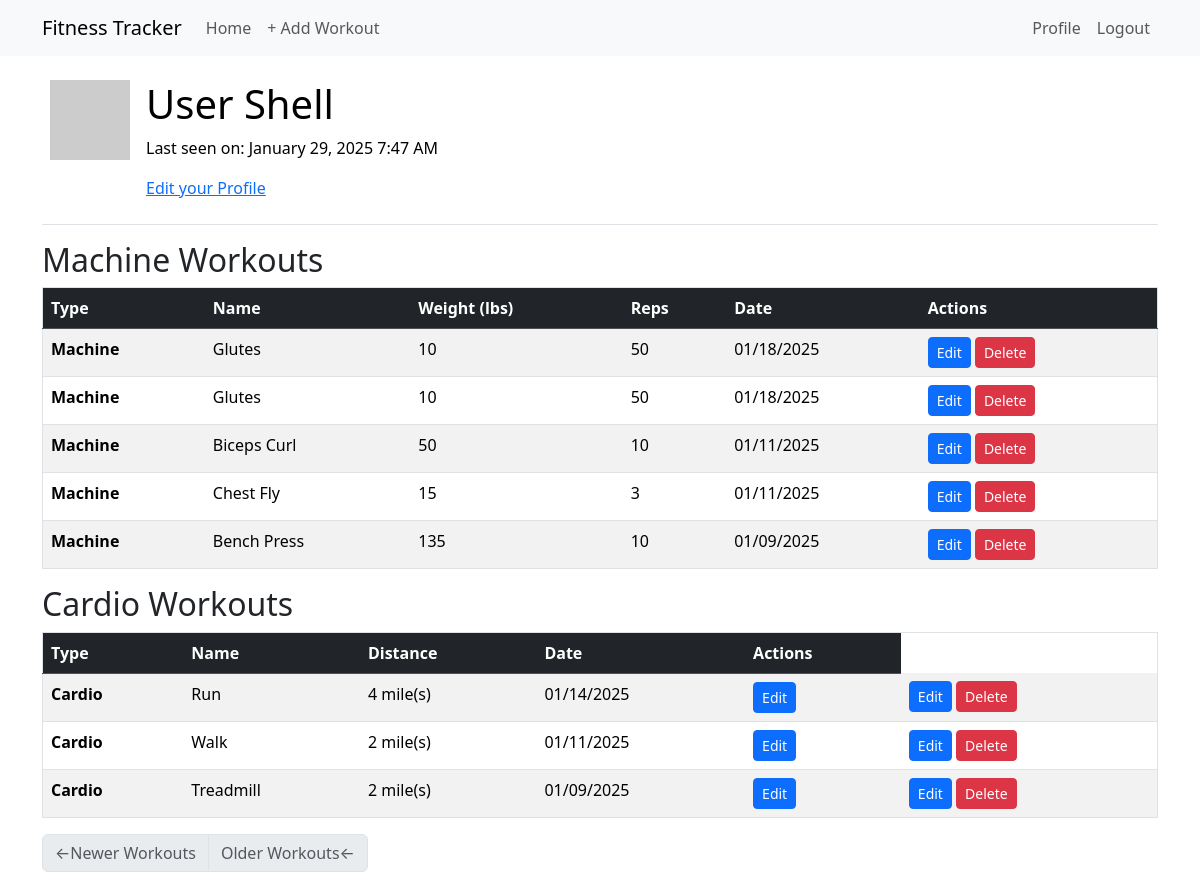
The app's page /user/Bob (signed in) with its own data.
### app/models.py (models this page shows, shortened)
class User(UserMixin, db.Model):
    id: Mapped[int] = mapped_column(primary_key=True)
    username: Mapped[str] = mapped_column(String(64), index=True, unique=True)
    email: Mapped[str] = mapped_column(String(120), index=True, unique=True)
    password_hash: Mapped[Optional[str]] = mapped_column(String(256))
    workouts: Mapped[List['Workout']] = relationship(back_populates='user', lazy='dynamic')
    about_me: Mapped[Optional[str]] = mapped_column(String(140))
    last_seen: Mapped[Optional[datetime]] = mapped_column(
        default=lambda: datetime.now(timezone.utc))
    def avatar(self, size):
        digest = md5(self.email.lower().encode('utf-8')).hexdigest()
        return f'https://www.gravatar.com/avatar/{digest}?d=identicon&s={size}'

class MachineExercise(db.Model):
    id: Mapped[int] = mapped_column(primary_key=True)
    name: Mapped[str] = mapped_column(String(64), index=True)
    reps: Mapped[int] = mapped_column(Integer, default=1)
    weight: Mapped[int] = mapped_column(Integer, default=0)
    workouts: Mapped[List['Workout']] = relationship(secondary='workout_machine_exercise', back_populates='machine_exercises')

class Workout(db.Model):
    id: Mapped[int] = mapped_column(primary_key=True)
    date: Mapped[datetime] = mapped_column(index=True, default=lambda: datetime.now(timezone.utc))
    user_id: Mapped[int] = mapped_column(ForeignKey(User.id), index=True)
    user: Mapped[User] = relationship(back_populates='workouts')
    machine_exercises: Mapped[List["MachineExercise"]] = relationship(secondary='workout_machine_exercise', back_populates="workouts")
    cardio_exercises: Mapped[List["CardioExercise"]] = relationship(secondary='workout_cardio_exercise', back_populates="workouts")

class CardioExercise(db.Model):
    id: Mapped[int] = mapped_column(primary_key=True)
    name: Mapped[str] = mapped_column(String(64), index=True)
    distance: Mapped[int] = mapped_column(Integer, nullable=False, default=0)
    workouts: Mapped[List['Workout']] = relationship(secondary='workout_cardio_exercise', back_populates='cardio_exercises')

### app/routes.py (the view)
@app.route('/user/<username>')
@login_required
def user(username):
    if not current_user.is_authenticated:
        return redirect(url_for('index'))
    page = request.args.get('page', 1, type=int)
    user = db.first_or_404(sa.select(User).where(User.username == username))
    query = user.workouts.order_by(Workout.date.desc())
    workouts = db.paginate(query, page=page, per_page=app.config['WORKOUTS_PER_PAGE'], error_out=False)
    next_url = url_for('user', username=username, page=workouts.next_num) \
        if workouts.has_next else None
    prev_url = url_for('user', username=username, page=workouts.prev_num) \
        if workouts.has_prev else None
    return render_template('user.html', user=current_user, workouts=workouts.items, next_url=next_url, prev_url=prev_url)

### app/models.py (called while the page is built)
@login.user_loader
def load_user(id):
    return db.session.get(User, int(id))

### app/routes.py (called while the page is built)
@app.before_request
def before_request():
    if current_user.is_authenticated:
        current_user.last_seen = datetime.now(timezone.utc)
        db.session.commit()

### app/templates/user.html (shortened to what this page needs)
{% extends "base.html" %} {% block content %}
<table class="table table-hover">
  <tr>
    <td width="64px"><img src="{{ user.avatar(64) }}" /></td>
    <td>
      <h1>User {{ user.username }}</h1>
      {% if user.last_seen %}<p>Last seen on: {{ moment(user.last_seen).format('LLL') }}</p>{% endif %}
      {% if user == current_user %}
      <p><a href="{{ url_for('edit_profile') }}">Edit your Profile</a></p>
      {% endif %}
    </td>
  </tr>
</table>
{% include '_workout.html' %}
<nav aria-label="Post navigation">
  <ul class="pagination">
    <li class="page-item{% if not prev_url %} disabled{% endif %}">
      <a class="page-link" href="{{ prev_url }}">
        <span aria-hidden="true">&larr;</span>Newer Workouts
      </a>
    </li>
    <li class="page-item{% if not next_url %} disabled{% endif %}">
      <a class="page-link" href="{{ next_url }}">
        Older Workouts<span aria-hidden="true">&larr;</span>
      </a>
    </li>
  </ul>
</nav>
{% endblock %}

### app/templates/_workout.html
<div class="table-responsive">
  <h2>Machine Workouts</h2>
  <table class="table table-striped table-hover border">
    <thead class="table-dark">
      <tr>
        <th scope="col">Type</th>
        <th scope="col">Name</th>
        <th scope="col">Weight (lbs)</th>
        <th scope="col">Reps</th>
        <th scope="col">Date</th>
        <th scope="col">Actions</th>
      </tr>
    </thead>
    <tbody>
      {% for workout in workouts %}
        {% for machine in workout.machine_exercises %}
        <tr>
          <td><strong>Machine</strong></td>
          <td>{{ machine.name }}</td>
          <td>{{ machine.weight }}</td>
          <td>{{ machine.reps }}</td>
          <td>{{ moment(workout.date, local=True).format('L') }}</td>
          <td>
            <a href="{{ url_for('edit_workout', workout_id=workout.id) }}"
               class="btn btn-primary btn-sm">
              Edit
            </a>
            <a href="{{ url_for('delete_workout', workout_id=workout.id) }}"
               class="btn btn-danger btn-sm">
              Delete
            </a>
          </td>
        </tr>
        {% endfor %}
      {% endfor %}
    </tbody>
  </table>
  <h2>Cardio Workouts</h2>
  <table class="table table-striped table-hover border">
    <thead class="table-dark">
      <tr>
        <th scope="col">Type</th>
        <th scope="col">Name</th>
        <th scope="col">Distance</th>
        <th scope="col">Date</th>
        <th scope="col">Actions</th>
      </tr>
    </thead>
    <tbody>
      {% for workout in workouts %}
        {% for cardio in workout.cardio_exercises %}
        <tr>
          <td><strong>Cardio</strong></td>
          <td>{{ cardio.name }}</td>
          <td>{{ cardio.distance }} mile(s)</td>
          <td>{{ moment(workout.date, local=True).format('L') }}</td>
          <td>
            <a href="{{ url_for('edit_workout', workout_id=workout.id) }}"
               class="btn btn-primary btn-sm">
              Edit
            </a>
          </td>
          <td>
            <a href="{{ url_for('edit_workout', workout_id=workout.id) }}"
               class="btn btn-primary btn-sm">
              Edit
            </a>
            <a href="{{ url_for('delete_workout', workout_id=workout.id) }}"
               class="btn btn-danger btn-sm">
              Delete
            </a>
          </td>
        </tr>
        {% endfor %}
      {% endfor %}
    </tbody>
  </table>
</div>

### records on screen
User: username "Shell", last_seen "January 29, 2025 7:47 AM"
Workout: date "01/18/2025"
MachineExercise: name "Glutes", weight "10", reps "50"
Workout: date "01/18/2025"
MachineExercise: name "Glutes", weight "10", reps "50"
Workout: date "01/11/2025"
MachineExercise: name "Biceps Curl", weight "50", reps "10"
Workout: date "01/11/2025"
MachineExercise: name "Chest Fly", weight "15", reps "3"
Workout: date "01/09/2025"
MachineExercise: name "Bench Press", weight "135", reps "10"
Workout: date "01/14/2025"
CardioExercise: name "Run", distance "4"
Workout: date "01/11/2025"
CardioExercise: name "Walk", distance "2"
CardioExercise: name "Treadmill", distance "2"
